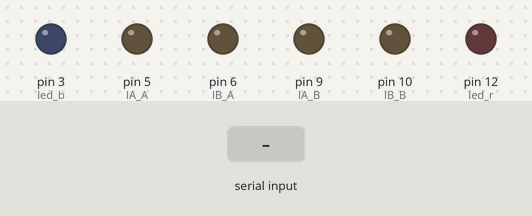
Bench run of a sketch on a simulated Arduino Uno, built with avr-gcc and run on an emulated ATmega328P. Shown: output pins drawn as LEDs (lit = HIGH). Inputs (shaded band) come from the test bench.

Above: at 1.2 s.
1.3 s: "F" received over Serial
At 2.4 s:
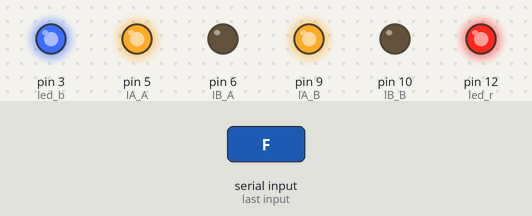
2.8 s: "B" received over Serial
At 3.5 s:
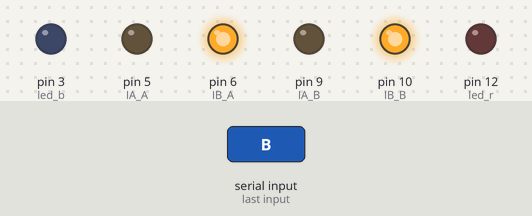
4.3 s: "L" received over Serial
At 4.7 s:
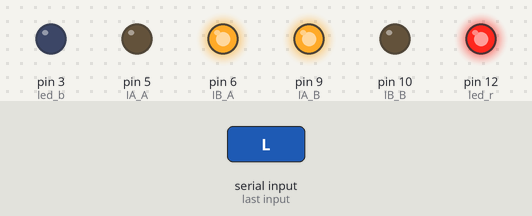
5.8 s: "R" received over Serial
At 7.0 s:
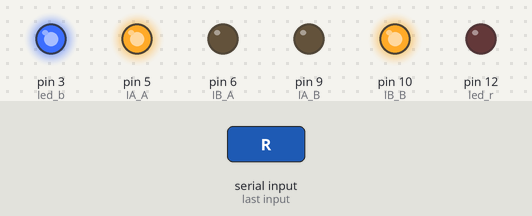
7.3 s: "S" received over Serial
At 8.1 s:
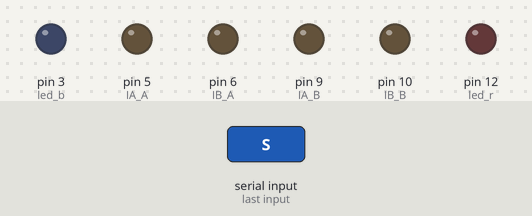
Timing chart, 0 to 9.8 s (numbered marks = the images above; inputs shaded):
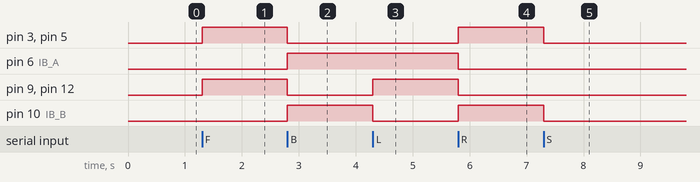

The sketch:

motor_control.ino
```cpp
const int IA_A = 5;
const int IB_A = 6;
const int IA_B = 9;
const int IB_B = 10;
int led_r =12;
int led_b =3;

void stopMotors() {
  digitalWrite(IA_A, LOW);
  digitalWrite(IB_A, LOW);
  digitalWrite(IA_B, LOW);
  digitalWrite(IB_B, LOW);
}

void setup() {
  Serial.begin(9600);

  pinMode(IA_A, OUTPUT);
  pinMode(IB_A, OUTPUT);
  pinMode(IA_B, OUTPUT);
  pinMode(IB_B, OUTPUT);
  pinMode(led_r,OUTPUT);
  pinMode(led_b, OUTPUT);


  stopMotors();
}

void loop() {
  if (Serial.available() > 0) {
    char command = Serial.read();

    // Forward
    if (command == 'F') {
      digitalWrite(IA_A, HIGH);
      digitalWrite(IB_A, LOW);
      digitalWrite(IA_B, HIGH);
      digitalWrite(IB_B, LOW);
      digitalWrite(led_b, HIGH);
      digitalWrite(led_r, HIGH);
    }

    // Backward
    else if (command == 'B') {
      digitalWrite(IA_A, LOW);
      digitalWrite(IB_A, HIGH);
      digitalWrite(IA_B, LOW);
      digitalWrite(IB_B, HIGH);
      digitalWrite(led_b, LOW);
      digitalWrite(led_r, LOW);
    }

    // Left
    else if (command == 'L') {
      digitalWrite(IA_A, LOW);
      digitalWrite(IB_A, HIGH);
      digitalWrite(IA_B, HIGH);
      digitalWrite(IB_B, LOW);
      digitalWrite(led_r, HIGH);
      digitalWrite(led_b, LOW);

    }

    // Right
    else if (command == 'R') {
      digitalWrite(IA_A, HIGH);
      digitalWrite(IB_A, LOW);
      digitalWrite(IA_B, LOW);
      digitalWrite(IB_B, HIGH);
      digitalWrite(led_b, HIGH);
      digitalWrite(led_r, LOW);
    }

    // Stop
    else if (command == 'S') {
      digitalWrite(led_r, LOW);
      digitalWrite(led_b, LOW);
      stopMotors();
    }
  }
}
```

Measured:
- after the input at 1.3 s, pin 3 (led_b), pin 5 (IA_A), pin 9 (IA_B), pin 12 (led_r): LOW → HIGH at once
- after the input at 2.8 s, pin 3 (led_b), pin 5 (IA_A), pin 9 (IA_B), pin 12 (led_r): HIGH → LOW at once; pin 6 (IB_A), pin 10 (IB_B): LOW → HIGH at once
- after the input at 4.3 s, pin 9 (IA_B), pin 12 (led_r): LOW → HIGH at once; pin 10 (IB_B): HIGH → LOW at once
- after the input at 5.8 s, pin 3 (led_b), pin 5 (IA_A), pin 10 (IB_B): LOW → HIGH at once; pin 6 (IB_A), pin 9 (IA_B), pin 12 (led_r): HIGH → LOW at once
- after the input at 7.3 s, pin 3 (led_b), pin 5 (IA_A), pin 10 (IB_B): HIGH → LOW at once
